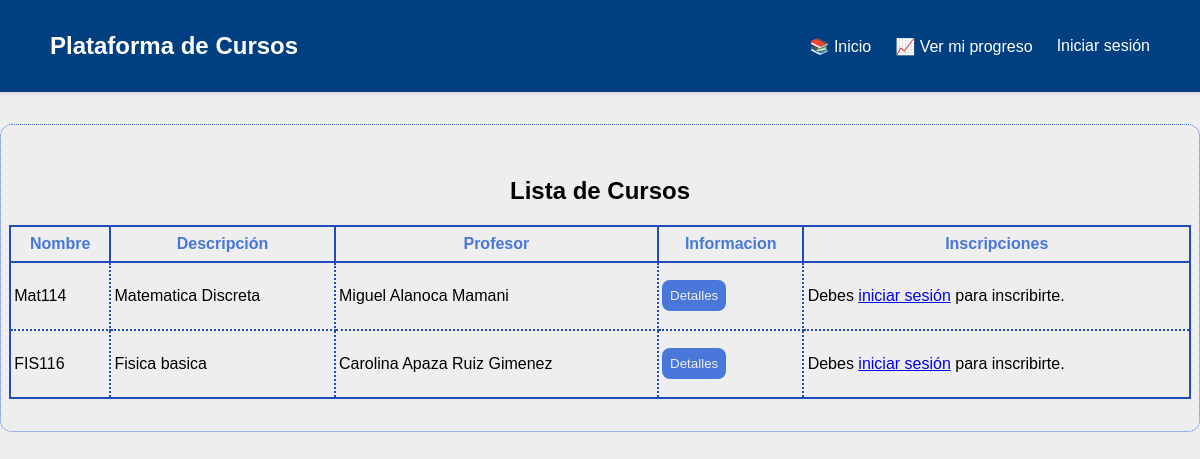
The page / on the database its author committed.
### cursos/models.py (models this page shows, shortened)
class Curso(models.Model):
    titulo = models.CharField(max_length=200)
    descripcion = models.TextField()
    fecha_inicio = models.DateField()
    fecha_fin = models.DateField()
    profesor = models.ForeignKey(Profesor, on_delete=models.CASCADE)

class Profesor(models.Model):
    user = models.OneToOneField(User, on_delete=models.CASCADE) #Relacion de usuario para que el maestro tenga una sesion igual al estudiante
    nombre = models.CharField(max_length=100)
    email = models.EmailField(unique=True)
    especialidad = models.CharField(max_length=100)
    def __str__(self):
        return self.nombre

### cursos/views.py (the view)
# urls.py: path('', views.lista_cursos, name='lista_cursos'),
def lista_cursos(request):
    cursos = Curso.objects.all()
    return render(request, 'cursos/cursos.html', {'cursos': cursos})

### cursos/templates/cursos/cursos.html (shortened to what this page needs)
{% extends 'cursos/base.html' %} {% load static %} {% block content %}
{% load static %}
<h2 class="centrado">Lista de Cursos</h2>
<table class="tabla">
  <tr>
    <th>Nombre</th>
    <th>Descripción</th>
    <th>Profesor</th>
    <th>Informacion</th>
    <th>Inscripciones</th>
  </tr>
  {% for curso in cursos %}
  <tr>
    <td>{{ curso.titulo }}</td>
    <td>{{ curso.descripcion }}</td>
    <td>{{ curso.profesor }}</td>
    <td>
      <a href="{% url 'detalle_curso' curso.id %}">
        <button>Detalles</button>
      </a>
    </td>
    <td>
      {% if user.is_authenticated %}
        <a href="{% url 'inscribirse_curso' curso.id %}">
          <button type="button">Inscribirse</button>
        </a>
      {% else %}
        <p>
          Debes <a href="{% url 'login' %}">iniciar sesión</a> para inscribirte.
        </p>
      {% endif %}
    </td>
  </tr>
  {% endfor %}
</table>
{% endblock %}

### static/css/estilos_generales.css (style rules this page uses)
:root { --color-primario: #eeeeee; --color-secundario:#4977da; --color-tablas:#224bbe; --color-hoverbtn:#5cb6ee; }
body { font-family: 'Gill Sans', 'Gill Sans MT', Calibri, 'Trebuchet MS', sans-serif; margin: 0px; height: 100vh; width: auto; padding: 0px; background-color: var(--color-primario); }
button { transition: all 0.3s ease; border-radius: 8px; border: 0px; background-color: var(--color-secundario); color: var(--color-primario); padding: 0.5rem; }
.tabla { border: 2px solid var(--color-tablas); border-collapse: collapse; }
th, td { border: 2px dotted var(--color-tablas); padding: 0.5rem 0.2rem; }
th { color: var(--color-secundario); border: 2px solid var(--color-tablas); }
.centrado { text-align: center; }

### rows shown on the page
Curso: titulo "Mat114", descripcion "Matematica Discreta", profesor "Miguel Alanoca Mamani"
Curso: titulo "FIS116", descripcion "Fisica basica", profesor "Carolina Apaza Ruiz Gimenez"
